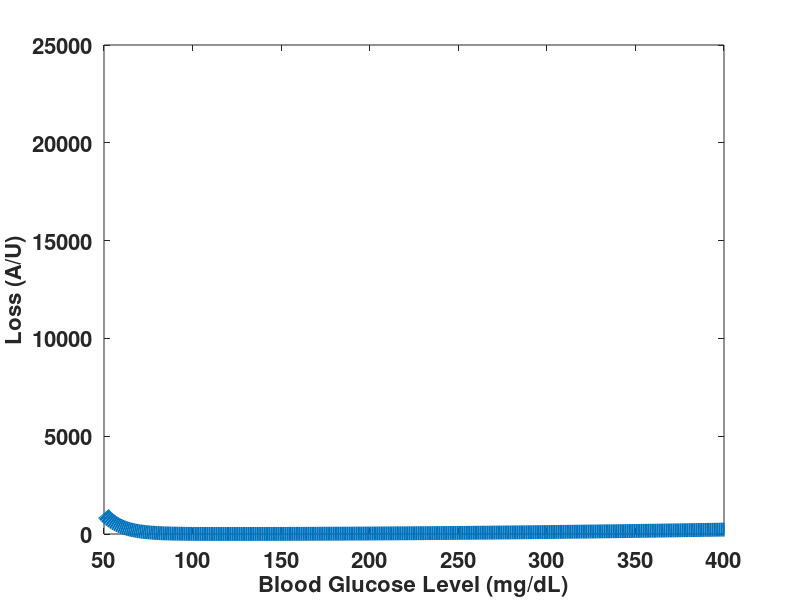

Recreate this plot in MATLAB.
fs = 16;
G = 20:500;
Gt=100;
erate = 10 ;
Glow = 50 ;
sigma = 20;
loss = (G-Gt).^2./sigma.^2;
escale = 1000;
eg = escale*exp(-(G-Glow)/erate) ;
loss = loss+eg ;
plot(G,loss);
set(gca,'xlim', [50 400], 'fontsize', fs, 'fontweight', 'bold')
xlabel('Blood Glucose Level (mg/dL)', 'fontsize', fs, 'fontweight', 'bold')
ylabel('Loss (A/U)', 'fontsize', fs, 'fontweight', 'bold')
ch = get(gca, 'children');
set(ch, 'linewidth', 10)
